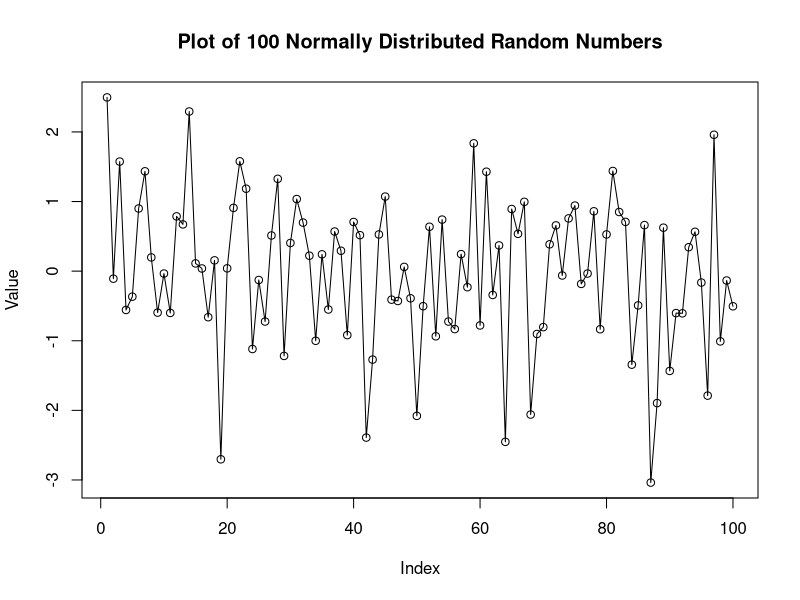

R code for this plot:
# ------------------------------------------------------------
# Generate 100 normally distributed random numbers
# and plot them
# ------------------------------------------------------------

x <- rnorm(100)

plot(
  x,
  type = "o",
  main = "Plot of 100 Normally Distributed Random Numbers",
  xlab = "Index",
  ylab = "Value"
)
